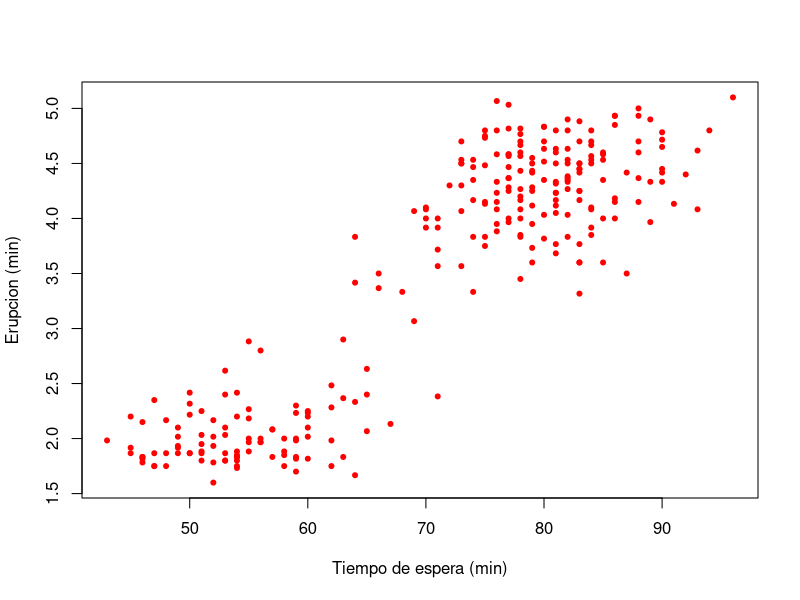

Recreate this plot in R.
# Laboratorio 6
# Correlacion de Pearson
# Datos del geyser Old Faithful
# Héctor B.C.
# 24/09/2025

data("faithful")

plot(faithful$waiting, faithful$eruptions,
     xlab = "Tiempo de espera (min)",
     ylab = "Erupcion (min)",
     col = "red",
     pch = 20)      # Correlacion postiva

# Correlacionar las dos variables

# ==================================================
# Pearson solo se utiliza cuando hay datos normales
# ==================================================

shapiro.test(faithful$eruptions)
shapiro.test(faithful$waiting)

cor.test(faithful$waiting, faithful$eruptions,
         method = "pearson")

# ==================================================
# Spearman se utiliza como contraparte para datos no normales
# ==================================================

cor.test(faithful$waiting, faithful$eruptions,
         method = "spearman")
